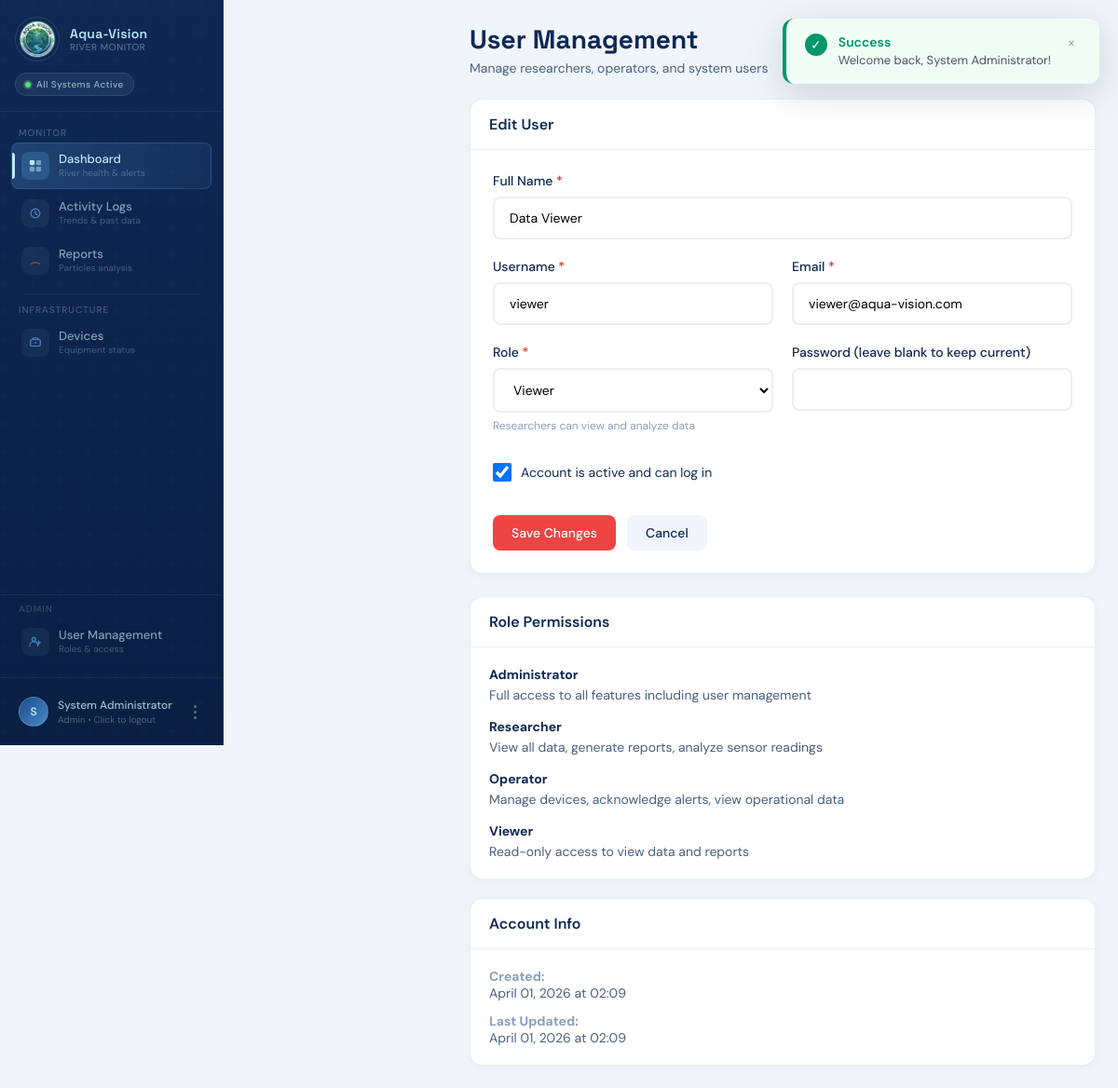
Before: /apps/admin/users.php?action=edit&id=3 (signed in) with the older database file.
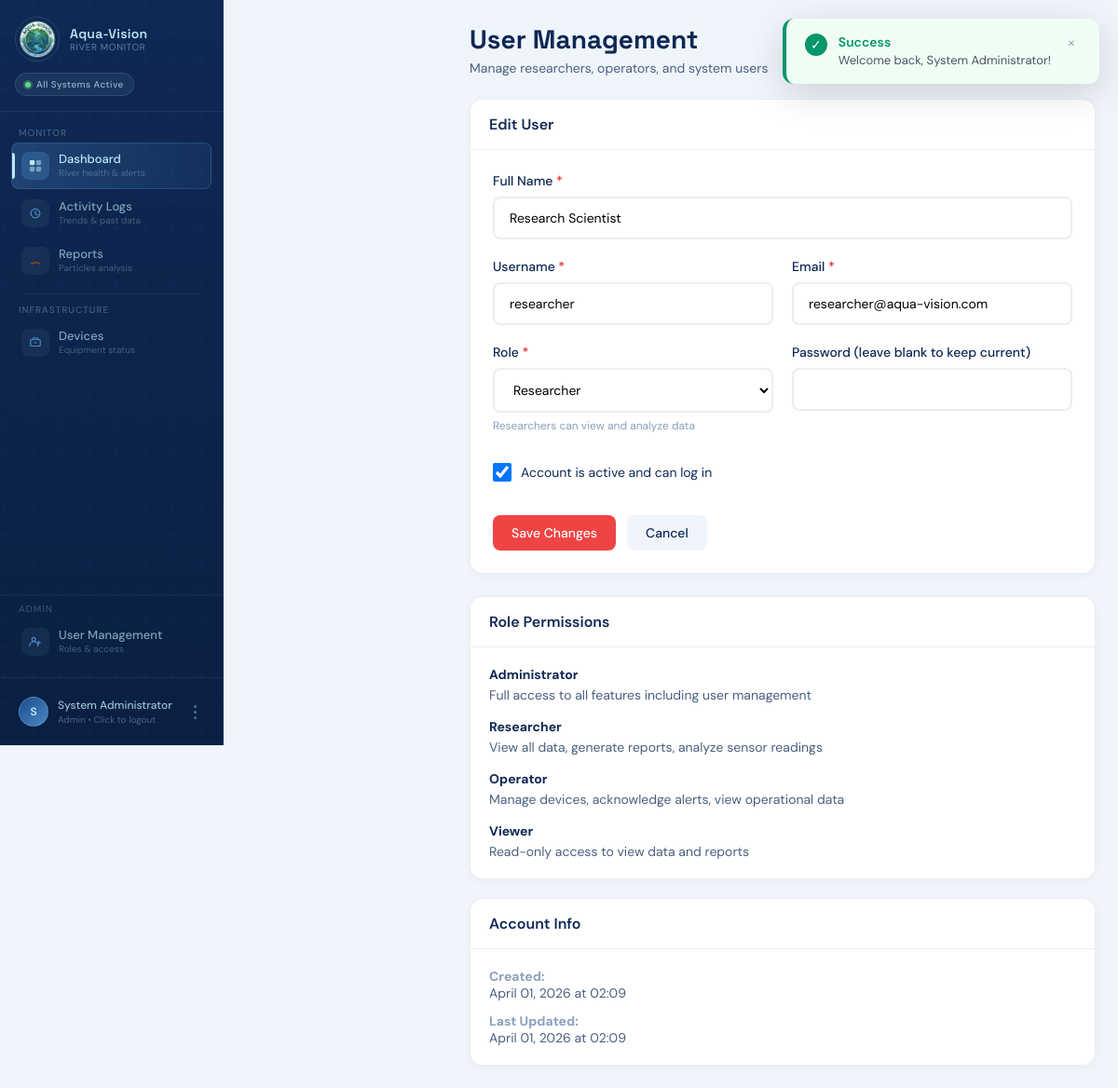
After: the same page with the newer database file.
### tables this page shows
CREATE TABLE IF NOT EXISTS users (
    user_id INT AUTO_INCREMENT PRIMARY KEY,
    username VARCHAR(50) UNIQUE NOT NULL,
    email VARCHAR(100) UNIQUE NOT NULL,
    password_hash VARCHAR(255) NOT NULL,
    full_name VARCHAR(100) NOT NULL,
    role ENUM('admin', 'operator', 'viewer', 'researcher') DEFAULT 'viewer',
    is_active BOOLEAN DEFAULT TRUE,
    created_at TIMESTAMP DEFAULT CURRENT_TIMESTAMP,
    updated_at TIMESTAMP DEFAULT CURRENT_TIMESTAMP ON UPDATE CURRENT_TIMESTAMP
);

### apps/admin/users.php (the view, shortened to what the rows shown need)
<?php
require_once __DIR__ . '/../../database/config.php';
$action = $_GET['action'] ?? 'list';
$id = isset($_GET['id']) ? (int)$_GET['id'] : 0;
$user = ($action === 'edit' && $id) ? getUserById($conn, $id) : null;
$users = getAllUsers($conn);
$researchers = getUsersByRole($conn, 'researcher');
function getAllUsers($conn) {
    $sql = "SELECT user_id, username, email, full_name, role, is_active, created_at, updated_at
            FROM users
            ORDER BY created_at DESC";
    $result = $conn->query($sql);
    return $result ? $result->fetch_all(MYSQLI_ASSOC) : [];
}
function getUsersByRole($conn, $role) {
    $stmt = $conn->prepare("SELECT user_id, username, email, full_name, role, is_active, created_at, updated_at
                          FROM users
                          WHERE role = ?
                          ORDER BY created_at DESC");
    $stmt->bind_param("s", $role);
    $stmt->execute();
    return $stmt->get_result()->fetch_all(MYSQLI_ASSOC);
}
function getUserById($conn, $id) {
    $stmt = $conn->prepare("SELECT user_id, username, email, full_name, role, is_active, created_at, updated_at
                          FROM users
                          WHERE user_id = ?");
    $stmt->bind_param("i", $id);
    $stmt->execute();
    return $stmt->get_result()->fetch_assoc();
}
$totalUsers = count($users);
$activeUsers = count(array_filter($users, fn($u) => $u['is_active']));
$inactiveUsers = $totalUsers - $activeUsers;
$researcherCount = count(array_filter($users, fn($u) => $u['role'] === 'researcher'));
?>
<!DOCTYPE html>
<html lang="en">
<head>
</head>
<body>
    <div class="main-content">
        <div class="page-header">
            <div>
                <h1 class="page-title">User Management</h1>
            </div>
        </div>
        <?php if ($action === 'list'): ?>
            <div class="stats-grid">
                <div class="stat-card">
                    <div class="stat-label">Total Users</div>
                    <div class="stat-value"><?= $totalUsers ?></div>
                    <div class="stat-change">All system accounts</div>
                </div>
                <div class="stat-card">
                    <div class="stat-label">Active Users</div>
                    <div class="stat-value" style="color: var(--good);"><?= $activeUsers ?></div>
                    <div class="stat-change">Currently active</div>
                </div>
                <div class="stat-card">
                    <div class="stat-label">Researchers</div>
                    <div class="stat-value" style="color: var(--c3);"><?= $researcherCount ?></div>
                    <div class="stat-change">Research personnel</div>
                </div>
                <div class="stat-card">
                    <div class="stat-label">Inactive</div>
                    <div class="stat-value" style="color: var(--crit);"><?= $inactiveUsers ?></div>
                    <div class="stat-change">Deactivated accounts</div>
                </div>
            </div>
            <div class="card">
                <div class="card-header">
                    <h2 class="card-title">All Users</h2>
                </div>
                <?php if (empty($users)): ?>
                    <div class="empty-state">
                        <div class="empty-state-icon">👥</div>
                        <div class="empty-state-title">No users found</div>
                        <div class="empty-state-text">Get started by adding your first user.</div>
                    </div>
                <?php else: ?>
                    <table class="data-table">
                        <thead>
                            <tr>
                                <th>User</th>
                                <th>Role</th>
                                <th>Status</th>
                                <th>Created</th>
                                <th>Actions</th>
                            </tr>
                        </thead>
                        <tbody>
                            <?php foreach ($users as $u): ?>
                                <tr>
                                    <td>
                                        <div class="user-info">
                                            <div class="user-avatar">
                                                <?= strtoupper(substr($u['full_name'], 0, 1)) ?>
                                            </div>
                                            <div class="user-details">
                                                <span class="user-name"><?= htmlspecialchars($u['full_name']) ?></span>
                                                <span class="user-email"><?= htmlspecialchars($u['email']) ?></span>
                                            </div>
                                        </div>
                                    </td>
                                    <td>
                                        <span class="role-badge" style="background: <?= getRoleBadgeColor($u['role']) ?>">
                                            <?= ucfirst($u['role']) ?>
                                        </span>
                                    </td>
                                    <td>
                                        <?php if ($u['is_active']): ?>
                                            <span class="badge badge-success">● Active</span>
                                        <?php else: ?>
                                            <span class="badge badge-danger">● Inactive</span>
                                        <?php endif; ?>
                                    </td>
                                    <td><?= date('M d, Y', strtotime($u['created_at'])) ?></td>
                                    <td>
                                        <div class="actions">
                                            <a href="?action=edit&id=<?= $u['user_id'] ?>" class="icon-btn edit" title="Edit">✏️</a>
                                            <form method="POST" style="display: inline;" onsubmit="return confirm('Are you sure you want to delete this user?');">
                                                <input type="hidden" name="form_action" value="delete">
                                                <input type="hidden" name="user_id" value="<?= $u['user_id'] ?>">
                                                <button type="submit" class="icon-btn delete" title="Delete">🗑️</button>
                                            </form>
                                        </div>
                                    </td>
                                </tr>
                            <?php endforeach; ?>
                        </tbody>
                    </table>
                <?php endif; ?>
            </div>
        <?php elseif ($action === 'add' || $action === 'edit'): ?>
            <div class="content-grid">
                <div class="card">
                    <div class="card-header">
                        <h2 class="card-title"><?= $action === 'add' ? 'Add New User' : 'Edit User' ?></h2>
                    </div>
                    <div style="padding: 24px;">
                        <form method="POST" action="">
                            <div class="form-group">
                                <label class="form-label">Full Name <span class="required">*</span></label>
                                <input type="text" name="full_name" class="form-input"
                                       value="<?= htmlspecialchars($user['full_name'] ?? '') ?>" required>
                            </div>
                            <div style="display: grid; grid-template-columns: 1fr 1fr; gap: 20px;">
                                <div class="form-group">
                                    <label class="form-label">Username <span class="required">*</span></label>
                                    <input type="text" name="username" class="form-input"
                                           value="<?= htmlspecialchars($user['username'] ?? '') ?>" required>
                                </div>
                                <div class="form-group">
                                    <label class="form-label">Email <span class="required">*</span></label>
                                    <input type="email" name="email" class="form-input"
                                           value="<?= htmlspecialchars($user['email'] ?? '') ?>" required>
                                </div>
                            </div>
                            <div style="display: grid; grid-template-columns: 1fr 1fr; gap: 20px;">
                                <div class="form-group">
                                    <label class="form-label">Role <span class="required">*</span></label>
                                    <select name="role" class="form-select" required>
                                        <option value="researcher" <?= ($user['role'] ?? '') === 'researcher' ? 'selected' : '' ?>>Researcher</option>
                                        <option value="viewer" <?= ($user['role'] ?? '') === 'viewer' ? 'selected' : '' ?>>Viewer</option>
                                    </select>
                                    <p class="form-hint">Researchers can view and analyze data</p>
                                </div>
                                <div class="form-group">
                                    <label class="form-label">
                                        Password <?= $action === 'add' ? '<span class="required">*</span>' : '(leave blank to keep current)' ?>
                                    </label>
                                    <input type="password" name="password" class="form-input"
                                           <?= $action === 'add' ? 'required' : '' ?>>
                                </div>
                            </div>
                            <div class="checkbox-wrapper">
                                <input type="checkbox" id="is_active" name="is_active" value="1"
                                       <?= ($user['is_active'] ?? 1) ? 'checked' : '' ?>>
                                <label for="is_active">Account is active and can log in</label>
                            </div>
                            <div style="display: flex; gap: 12px; margin-top: 24px;">
                                <button type="submit" class="btn btn-primary">
                                    <?= $action === 'add' ? 'Create User' : 'Save Changes' ?>
                                </button>
                                <a href="?action=list" class="btn" style="background: var(--bg); color: var(--text);">Cancel</a>
                            </div>
                        </form>
                    </div>
                </div>
                <div>
                    <div class="card" style="margin-bottom: 20px;">
                        <div class="card-header">
                            <h3 class="card-title">Role Permissions</h3>
                        </div>
                        <div style="padding: 20px; font-size: 14px; color: var(--text2);">
                            <div style="margin-bottom: 16px;">
                                <strong style="color: var(--c1); display: block; margin-bottom: 4px;">Administrator</strong>
                                Full access to all features including user management
                            </div>
                            <div style="margin-bottom: 16px;">
                                <strong style="color: var(--c1); display: block; margin-bottom: 4px;">Researcher</strong>
                                View all data, generate reports, analyze sensor readings
                            </div>
                            <div style="margin-bottom: 16px;">
                                <strong style="color: var(--c1); display: block; margin-bottom: 4px;">Operator</strong>
                                Manage devices, acknowledge alerts, view operational data
                            </div>
                            <div>
                                <strong style="color: var(--c1); display: block; margin-bottom: 4px;">Viewer</strong>
                                Read-only access to view data and reports
                            </div>
                        </div>
                    </div>
                    <?php if ($action === 'edit' && $user): ?>
                        <div class="card">
                            <div class="card-header">
                                <h3 class="card-title">Account Info</h3>
                            </div>
                            <div style="padding: 20px; font-size: 14px; color: var(--text2);">
                                <div style="margin-bottom: 12px;">
                                    <strong style="color: var(--text3);">Created:</strong><br>
                                    <?= date('F d, Y \a\t H:i', strtotime($user['created_at'])) ?>
                                </div>
                                <div>
                                    <strong style="color: var(--text3);">Last Updated:</strong><br>
                                    <?= date('F d, Y \a\t H:i', strtotime($user['updated_at'])) ?>
                                </div>
                            </div>
                        </div>
                    <?php endif; ?>
                </div>
            </div>
        <?php endif; ?>
    </div>
</body>
</html>

Changed rows visible on the page:
changed users: full_name "Data Viewer" → "Research Scientist"; username "viewer" → "researcher"; email "viewer@aqua-vision.com" → "researcher@aqua-vision.com"; role "Viewer" → "Researcher"
